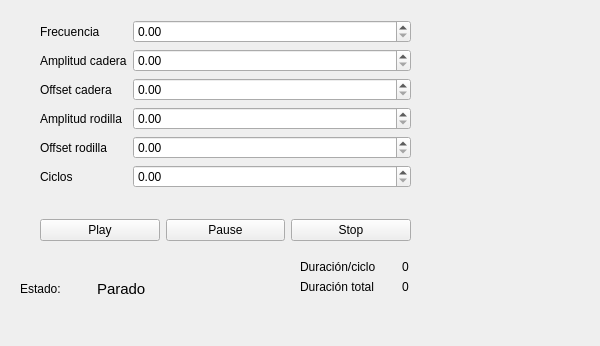
    <widget class="QWidget" name="tab_3">
     <attribute name="title">
      <string>Sit To Stand</string>
     </attribute>
     <widget class="QWidget" name="layoutWidget_3">
      <property name="geometry">
       <rect>
        <x>40</x>
        <y>20</y>
        <width>371</width>
        <height>182</height>
       </rect>
      </property>
      <layout class="QFormLayout" name="SitToStand_data">
       <item row="1" column="0">
        <widget class="QLabel" name="SitToStand_amplitud_rodilla_label_2">
         <property name="text">
          <string>Amplitud cadera</string>
         </property>
        </widget>
       </item>
       <item row="1" column="1">
        <widget class="QDoubleSpinBox" name="SitToStand_amplitud_cadera"/>
       </item>
       <item row="3" column="0">
        <widget class="QLabel" name="SitToStand_amplitud_rodilla_label">
         <property name="text">
          <string>Amplitud rodilla</string>
         </property>
        </widget>
       </item>
       <item row="3" column="1">
        <widget class="QDoubleSpinBox" name="SitToStand_amplitud_rodilla"/>
       </item>
       <item row="5" column="0">
        <widget class="QLabel" name="SitToStand_ciclos_label">
         <property name="text">
          <string>Ciclos</string>
         </property>
        </widget>
       </item>
       <item row="5" column="1">
        <widget class="QDoubleSpinBox" name="SitToStand_ciclos"/>
       </item>
       <item row="0" column="0">
        <widget class="QLabel" name="SitToStand_frecuencia_label">
         <property name="font">
          <font>
           <pointsize>9</pointsize>
          </font>
         </property>
         <property name="text">
          <string>Frecuencia</string>
         </property>
        </widget>
       </item>
       <item row="2" column="0">
        <widget class="QLabel" name="amplitudLabel_7">
         <property name="text">
          <string>Offset cadera</string>
         </property>
        </widget>
       </item>
       <item row="4" column="0">
        <widget class="QLabel" name="amplitudLabel_8">
         <property name="text">
          <string>Offset rodilla</string>
         </property>
        </widget>
       </item>
       <item row="2" column="1">
        <widget class="QDoubleSpinBox" name="SitToStand_offset_cadera"/>
       </item>
       <item row="4" column="1">
        <widget class="QDoubleSpinBox" name="SitToStand_offset_rodilla"/>
       </item>
       <item row="0" column="1">
        <widget class="QDoubleSpinBox" name="SitToStand_frecuencia"/>
       </item>
      </layout>
     </widget>
     <widget class="QWidget" name="layoutWidget_4">
      <property name="geometry">
       <rect>
        <x>40</x>
        <y>210</y>
        <width>371</width>
        <height>41</height>
       </rect>
      </property>
      <layout class="QHBoxLayout" name="SitToStand_start_stop">
       <item>
        <widget class="QPushButton" name="SitToStand_play">
         <property name="text">
          <string>Play</string>
         </property>
         <property name="icon">
          <iconset>
           <normaloff>../../../../../../../../../../../../Downloads/play.png</normaloff>
           <normalon>../../../../../../../../../../../../Downloads/play.png</normalon>../../../../../../../../../../../../Downloads/play.png</iconset>
         </property>
        </widget>
       </item>
       <item>
        <widget class="QPushButton" name="SitToStand_pause">
         <property name="text">
          <string>Pause</string>
         </property>
         <property name="icon">
          <iconset>
           <normaloff>../../../../../../../../../../../../Downloads/pause.png</normaloff>../../../../../../../../../../../../Downloads/pause.png</iconset>
         </property>
        </widget>
       </item>
       <item>
        <widget class="QPushButton" name="SitToStand_stop">
         <property name="text">
          <string>Stop</string>
         </property>
         <property name="icon">
          <iconset>
           <normaloff>../../../../../../../../../../../../Downloads/stop.png</normaloff>../../../../../../../../../../../../Downloads/stop.png</iconset>
         </property>
        </widget>
       </item>
      </layout>
     </widget>
     <widget class="QLabel" name="label_24">
      <property name="geometry">
       <rect>
        <x>490</x>
        <y>40</y>
        <width>101</width>
        <height>141</height>
       </rect>
      </property>
      <property name="text">
       <string/>
      </property>
      <property name="pixmap">
       <pixmap>../../../../../../../../../../Downloads/pierna.jpg</pixmap>
      </property>
      <property name="scaledContents">
       <bool>true</bool>
      </property>
     </widget>
     <widget class="QWidget" name="layoutWidget_6">
      <property name="geometry">
       <rect>
        <x>300</x>
        <y>260</y>
        <width>201</width>
        <height>77</height>
       </rect>
      </property>
      <layout class="QFormLayout" name="SitToStand__times">
       <item row="2" column="1">
        <widget class="QLabel" name="SitToStand_duracion_total">
         <property name="text">
          <string>0</string>
         </property>
        </widget>
       </item>
       <item row="1" column="0">
        <widget class="QLabel" name="SitToStand_duracion_ciclo_label">
         <property name="text">
          <string>Duración/ciclo      </string>
         </property>
        </widget>
       </item>
       <item row="1" column="1">
        <widget class="QLabel" name="SitToStand_duracion_ciclo">
         <property name="text">
          <string>0</string>
         </property>
        </widget>
       </item>
       <item row="2" column="0">
        <widget class="QLabel" name="SitToStand_duracion_total_label">
         <property name="text">
          <string>Duración total</string>
         </property>
        </widget>
       </item>
      </layout>
     </widget>
     <widget class="QWidget" name="layoutWidget_9">
      <property name="geometry">
       <rect>
        <x>20</x>
        <y>280</y>
        <width>251</width>
        <height>41</height>
       </rect>
      </property>
      <layout class="QFormLayout" name="formLayout_10">
       <item row="0" column="0">
        <widget class="QLabel" name="frecuenciaLabel_10">
         <property name="text">
          <string>Estado:         </string>
         </property>
        </widget>
       </item>
       <item row="0" column="1">
        <widget class="QLabel" name="SitToStand_state">
         <property name="enabled">
          <bool>true</bool>
         </property>
         <property name="font">
          <font>
           <pointsize>11</pointsize>
          </font>
         </property>
         <property name="text">
          <string>Parado</string>
         </property>
        </widget>
       </item>
      </layout>
     </widget>
    </widget>
